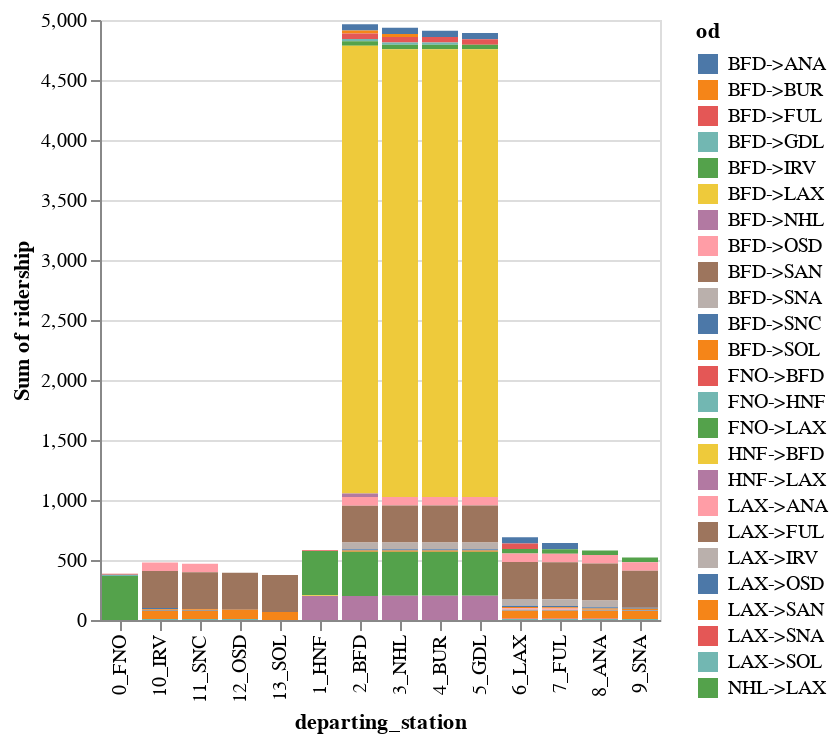

Notebook code for this chart:
### Code cell
alt.Chart(running_ridership(test_1a, sb_1a)).mark_bar().encode(
    x='departing_station',
    y='sum(ridership)',
    color='od'
)

### Figure 1 — Vega-Lite specification as saved in the notebook (floating-point values rounded to 4 significant figures)
{"config": {"view": {"continuousWidth": 300, "continuousHeight": 300}}, "data": {"name": "data-ce20adc633e2dcd345a0e0d8eefb3489"}, "mark": {"type": "bar"}, "encoding": {"color": {"field": "od", "type": "nominal"}, "x": {"field": "departing_station", "type": "nominal"}, "y": {"aggregate": "sum", "field": "ridership", "type": "quantitative"}}, "$schema": "https://vega.github.io/schema/vega-lite/v5.20.1.json", "datasets": {"data-ce20adc633e2dcd345a0e0d8eefb3489": [{"ca_bus_route": "Rt 1A", "orig": "FNO", "dest": "BFD", "trip_month": 4, "trip_year": 2025, "ridership": 8, "revenue": 55.71, "od": "FNO->BFD", "direction": "sb", "orig_seq": 0, "dest_seq": 2, "departing_station": "0_FNO"}, {"ca_bus_route": "Rt 1A", "orig": "FNO", "dest": "HNF", "trip_month": 4, "trip_year": 2025, "ridership": 11, "revenue": 67.3, "od": "FNO->HNF", "direction": "sb", "orig_seq": 0, "dest_seq": 1, "departing_station": "0_FNO"}, {"ca_bus_route": "Rt 1A", "orig": "FNO", "dest": "LAX", "trip_month": 4, "trip_year": 2025, "ridership": 367, "revenue": 4779.0, "od": "FNO->LAX", "direction": "sb", "orig_seq": 0, "dest_seq": 6, "departing_station": "0_FNO"}, {"ca_bus_route": "Rt 1A", "orig": "FNO", "dest": "BFD", "trip_month": 4, "trip_year": 2025, "ridership": 8, "revenue": 55.71, "od": "FNO->BFD", "direction": "sb", "orig_seq": 0, "dest_seq": 2, "departing_station": "1_HNF"}, {"ca_bus_route": "Rt 1A", "orig": "FNO", "dest": "LAX", "trip_month": 4, "trip_year": 2025, "ridership": 367, "revenue": 4779.0, "od": "FNO->LAX", "direction": "sb", "orig_seq": 0, "dest_seq": 6, "departing_station": "1_HNF"}, {"ca_bus_route": "Rt 1A", "orig": "HNF", "dest": "BFD", "trip_month": 4, "trip_year": 2025, "ridership": 6, "revenue": 40.0, "od": "HNF->BFD", "direction": "sb", "orig_seq": 1, "dest_seq": 2, "departing_station": "1_HNF"}, {"ca_bus_route": "Rt 1A", "orig": "HNF", "dest": "LAX", "trip_month": 4, "trip_year": 2025, "ridership": 201, "revenue": 2176.0, "od": "HNF->LAX", "direction": "sb", "orig_seq": 1, "dest_seq": 6, "departing_station": "1_HNF"}, {"ca_bus_route": "Rt 1A", "orig": "BFD", "dest": "ANA", "trip_month": 4, "trip_year": 2025, "ridership": 52, "revenue": 971.8, "od": "BFD->ANA", "direction": "sb", "orig_seq": 2, "dest_seq": 8, "departing_station": "2_BFD"}, {"ca_bus_route": "Rt 1A", "orig": "BFD", "dest": "BUR", "trip_month": 4, "trip_year": 2025, "ridership": 25, "revenue": 344.1, "od": "BFD->BUR", "direction": "sb", "orig_seq": 2, "dest_seq": 4, "departing_station": "2_BFD"}, {"ca_bus_route": "Rt 1A", "orig": "BFD", "dest": "FUL", "trip_month": 4, "trip_year": 2025, "ridership": 46, "revenue": 895.0, "od": "BFD->FUL", "direction": "sb", "orig_seq": 2, "dest_seq": 7, "departing_station": "2_BFD"}, {"ca_bus_route": "Rt 1A", "orig": "BFD", "dest": "GDL", "trip_month": 4, "trip_year": 2025, "ridership": 19, "revenue": 298.5, "od": "BFD->GDL", "direction": "sb", "orig_seq": 2, "dest_seq": 5, "departing_station": "2_BFD"}, {"ca_bus_route": "Rt 1A", "orig": "BFD", "dest": "IRV", "trip_month": 4, "trip_year": 2025, "ridership": 38, "revenue": 779.9, "od": "BFD->IRV", "direction": "sb", "orig_seq": 2, "dest_seq": 10, "departing_station": "2_BFD"}, {"ca_bus_route": "Rt 1A", "orig": "BFD", "dest": "LAX", "trip_month": 4, "trip_year": 2025, "ridership": 3731, "revenue": 59210.0, "od": "BFD->LAX", "direction": "sb", "orig_seq": 2, "dest_seq": 6, "departing_station": "2_BFD"}, {"ca_bus_route": "Rt 1A", "orig": "BFD", "dest": "NHL", "trip_month": 4, "trip_year": 2025, "ridership": 30, "revenue": 347.4, "od": "BFD->NHL", "direction": "sb", "orig_seq": 2, "dest_seq": 3, "departing_station": "2_BFD"}, {"ca_bus_route": "Rt 1A", "orig": "BFD", "dest": "OSD", "trip_month": 4, "trip_year": 2025, "ridership": 71, "revenue": 1877.0, "od": "BFD->OSD", "direction": "sb", "orig_seq": 2, "dest_seq": 12, "departing_station": "2_BFD"}, {"ca_bus_route": "Rt 1A", "orig": "BFD", "dest": "SAN", "trip_month": 4, "trip_year": 2025, "ridership": 308, "revenue": 9334.0, "od": "BFD->SAN", "direction": "sb", "orig_seq": 2, "dest_seq": 14, "departing_station": "2_BFD"}, {"ca_bus_route": "Rt 1A", "orig": "BFD", "dest": "SNA", "trip_month": 4, "trip_year": 2025, "ridership": 56, "revenue": 1080.0, "od": "BFD->SNA", "direction": "sb", "orig_seq": 2, "dest_seq": 9, "departing_station": "2_BFD"}, {"ca_bus_route": "Rt 1A", "orig": "BFD", "dest": "SNC", "trip_month": 4, "trip_year": 2025, "ridership": 10, "revenue": 227.0, "od": "BFD->SNC", "direction": "sb", "orig_seq": 2, "dest_seq": 11, "departing_station": "2_BFD"}, {"ca_bus_route": "Rt 1A", "orig": "BFD", "dest": "SOL", "trip_month": 4, "trip_year": 2025, "ridership": 11, "revenue": 322.9, "od": "BFD->SOL", "direction": "sb", "orig_seq": 2, "dest_seq": 13, "departing_station": "2_BFD"}, {"ca_bus_route": "Rt 1A", "orig": "FNO", "dest": "LAX", "trip_month": 4, "trip_year": 2025, "ridership": 367, "revenue": 4779.0, "od": "FNO->LAX", "direction": "sb", "orig_seq": 0, "dest_seq": 6, "departing_station": "2_BFD"}, {"ca_bus_route": "Rt 1A", "orig": "HNF", "dest": "LAX", "trip_month": 4, "trip_year": 2025, "ridership": 201, "revenue": 2176.0, "od": "HNF->LAX", "direction": "sb", "orig_seq": 1, "dest_seq": 6, "departing_station": "2_BFD"}, {"ca_bus_route": "Rt 1A", "orig": "BFD", "dest": "ANA", "trip_month": 4, "trip_year": 2025, "ridership": 52, "revenue": 971.8, "od": "BFD->ANA", "direction": "sb", "orig_seq": 2, "dest_seq": 8, "departing_station": "3_NHL"}, {"ca_bus_route": "Rt 1A", "orig": "BFD", "dest": "BUR", "trip_month": 4, "trip_year": 2025, "ridership": 25, "revenue": 344.1, "od": "BFD->BUR", "direction": "sb", "orig_seq": 2, "dest_seq": 4, "departing_station": "3_NHL"}, {"ca_bus_route": "Rt 1A", "orig": "BFD", "dest": "FUL", "trip_month": 4, "trip_year": 2025, "ridership": 46, "revenue": 895.0, "od": "BFD->FUL", "direction": "sb", "orig_seq": 2, "dest_seq": 7, "departing_station": "3_NHL"}, {"ca_bus_route": "Rt 1A", "orig": "BFD", "dest": "GDL", "trip_month": 4, "trip_year": 2025, "ridership": 19, "revenue": 298.5, "od": "BFD->GDL", "direction": "sb", "orig_seq": 2, "dest_seq": 5, "departing_station": "3_NHL"}, {"ca_bus_route": "Rt 1A", "orig": "BFD", "dest": "IRV", "trip_month": 4, "trip_year": 2025, "ridership": 38, "revenue": 779.9, "od": "BFD->IRV", "direction": "sb", "orig_seq": 2, "dest_seq": 10, "departing_station": "3_NHL"}, {"ca_bus_route": "Rt 1A", "orig": "BFD", "dest": "LAX", "trip_month": 4, "trip_year": 2025, "ridership": 3731, "revenue": 59210.0, "od": "BFD->LAX", "direction": "sb", "orig_seq": 2, "dest_seq": 6, "departing_station": "3_NHL"}, {"ca_bus_route": "Rt 1A", "orig": "BFD", "dest": "OSD", "trip_month": 4, "trip_year": 2025, "ridership": 71, "revenue": 1877.0, "od": "BFD->OSD", "direction": "sb", "orig_seq": 2, "dest_seq": 12, "departing_station": "3_NHL"}, {"ca_bus_route": "Rt 1A", "orig": "BFD", "dest": "SAN", "trip_month": 4, "trip_year": 2025, "ridership": 308, "revenue": 9334.0, "od": "BFD->SAN", "direction": "sb", "orig_seq": 2, "dest_seq": 14, "departing_station": "3_NHL"}, {"ca_bus_route": "Rt 1A", "orig": "BFD", "dest": "SNA", "trip_month": 4, "trip_year": 2025, "ridership": 56, "revenue": 1080.0, "od": "BFD->SNA", "direction": "sb", "orig_seq": 2, "dest_seq": 9, "departing_station": "3_NHL"}, {"ca_bus_route": "Rt 1A", "orig": "BFD", "dest": "SNC", "trip_month": 4, "trip_year": 2025, "ridership": 10, "revenue": 227.0, "od": "BFD->SNC", "direction": "sb", "orig_seq": 2, "dest_seq": 11, "departing_station": "3_NHL"}, {"ca_bus_route": "Rt 1A", "orig": "BFD", "dest": "SOL", "trip_month": 4, "trip_year": 2025, "ridership": 11, "revenue": 322.9, "od": "BFD->SOL", "direction": "sb", "orig_seq": 2, "dest_seq": 13, "departing_station": "3_NHL"}, {"ca_bus_route": "Rt 1A", "orig": "FNO", "dest": "LAX", "trip_month": 4, "trip_year": 2025, "ridership": 367, "revenue": 4779.0, "od": "FNO->LAX", "direction": "sb", "orig_seq": 0, "dest_seq": 6, "departing_station": "3_NHL"}, {"ca_bus_route": "Rt 1A", "orig": "HNF", "dest": "LAX", "trip_month": 4, "trip_year": 2025, "ridership": 201, "revenue": 2176.0, "od": "HNF->LAX", "direction": "sb", "orig_seq": 1, "dest_seq": 6, "departing_station": "3_NHL"}, {"ca_bus_route": "Rt 1A", "orig": "NHL", "dest": "LAX", "trip_month": 4, "trip_year": 2025, "ridership": 1, "revenue": 0.0, "od": "NHL->LAX", "direction": "sb", "orig_seq": 3, "dest_seq": 6, "departing_station": "3_NHL"}, {"ca_bus_route": "Rt 1A", "orig": "BFD", "dest": "ANA", "trip_month": 4, "trip_year": 2025, "ridership": 52, "revenue": 971.8, "od": "BFD->ANA", "direction": "sb", "orig_seq": 2, "dest_seq": 8, "departing_station": "4_BUR"}, {"ca_bus_route": "Rt 1A", "orig": "BFD", "dest": "FUL", "trip_month": 4, "trip_year": 2025, "ridership": 46, "revenue": 895.0, "od": "BFD->FUL", "direction": "sb", "orig_seq": 2, "dest_seq": 7, "departing_station": "4_BUR"}, {"ca_bus_route": "Rt 1A", "orig": "BFD", "dest": "GDL", "trip_month": 4, "trip_year": 2025, "ridership": 19, "revenue": 298.5, "od": "BFD->GDL", "direction": "sb", "orig_seq": 2, "dest_seq": 5, "departing_station": "4_BUR"}, {"ca_bus_route": "Rt 1A", "orig": "BFD", "dest": "IRV", "trip_month": 4, "trip_year": 2025, "ridership": 38, "revenue": 779.9, "od": "BFD->IRV", "direction": "sb", "orig_seq": 2, "dest_seq": 10, "departing_station": "4_BUR"}, {"ca_bus_route": "Rt 1A", "orig": "BFD", "dest": "LAX", "trip_month": 4, "trip_year": 2025, "ridership": 3731, "revenue": 59210.0, "od": "BFD->LAX", "direction": "sb", "orig_seq": 2, "dest_seq": 6, "departing_station": "4_BUR"}, {"ca_bus_route": "Rt 1A", "orig": "BFD", "dest": "OSD", "trip_month": 4, "trip_year": 2025, "ridership": 71, "revenue": 1877.0, "od": "BFD->OSD", "direction": "sb", "orig_seq": 2, "dest_seq": 12, "departing_station": "4_BUR"}, {"ca_bus_route": "Rt 1A", "orig": "BFD", "dest": "SAN", "trip_month": 4, "trip_year": 2025, "ridership": 308, "revenue": 9334.0, "od": "BFD->SAN", "direction": "sb", "orig_seq": 2, "dest_seq": 14, "departing_station": "4_BUR"}, {"ca_bus_route": "Rt 1A", "orig": "BFD", "dest": "SNA", "trip_month": 4, "trip_year": 2025, "ridership": 56, "revenue": 1080.0, "od": "BFD->SNA", "direction": "sb", "orig_seq": 2, "dest_seq": 9, "departing_station": "4_BUR"}, {"ca_bus_route": "Rt 1A", "orig": "BFD", "dest": "SNC", "trip_month": 4, "trip_year": 2025, "ridership": 10, "revenue": 227.0, "od": "BFD->SNC", "direction": "sb", "orig_seq": 2, "dest_seq": 11, "departing_station": "4_BUR"}, {"ca_bus_route": "Rt 1A", "orig": "BFD", "dest": "SOL", "trip_month": 4, "trip_year": 2025, "ridership": 11, "revenue": 322.9, "od": "BFD->SOL", "direction": "sb", "orig_seq": 2, "dest_seq": 13, "departing_station": "4_BUR"}, {"ca_bus_route": "Rt 1A", "orig": "FNO", "dest": "LAX", "trip_month": 4, "trip_year": 2025, "ridership": 367, "revenue": 4779.0, "od": "FNO->LAX", "direction": "sb", "orig_seq": 0, "dest_seq": 6, "departing_station": "4_BUR"}, {"ca_bus_route": "Rt 1A", "orig": "HNF", "dest": "LAX", "trip_month": 4, "trip_year": 2025, "ridership": 201, "revenue": 2176.0, "od": "HNF->LAX", "direction": "sb", "orig_seq": 1, "dest_seq": 6, "departing_station": "4_BUR"}, {"ca_bus_route": "Rt 1A", "orig": "NHL", "dest": "LAX", "trip_month": 4, "trip_year": 2025, "ridership": 1, "revenue": 0.0, "od": "NHL->LAX", "direction": "sb", "orig_seq": 3, "dest_seq": 6, "departing_station": "4_BUR"}, {"ca_bus_route": "Rt 1A", "orig": "BFD", "dest": "ANA", "trip_month": 4, "trip_year": 2025, "ridership": 52, "revenue": 971.8, "od": "BFD->ANA", "direction": "sb", "orig_seq": 2, "dest_seq": 8, "departing_station": "5_GDL"}, {"ca_bus_route": "Rt 1A", "orig": "BFD", "dest": "FUL", "trip_month": 4, "trip_year": 2025, "ridership": 46, "revenue": 895.0, "od": "BFD->FUL", "direction": "sb", "orig_seq": 2, "dest_seq": 7, "departing_station": "5_GDL"}, {"ca_bus_route": "Rt 1A", "orig": "BFD", "dest": "IRV", "trip_month": 4, "trip_year": 2025, "ridership": 38, "revenue": 779.9, "od": "BFD->IRV", "direction": "sb", "orig_seq": 2, "dest_seq": 10, "departing_station": "5_GDL"}, {"ca_bus_route": "Rt 1A", "orig": "BFD", "dest": "LAX", "trip_month": 4, "trip_year": 2025, "ridership": 3731, "revenue": 59210.0, "od": "BFD->LAX", "direction": "sb", "orig_seq": 2, "dest_seq": 6, "departing_station": "5_GDL"}, {"ca_bus_route": "Rt 1A", "orig": "BFD", "dest": "OSD", "trip_month": 4, "trip_year": 2025, "ridership": 71, "revenue": 1877.0, "od": "BFD->OSD", "direction": "sb", "orig_seq": 2, "dest_seq": 12, "departing_station": "5_GDL"}, {"ca_bus_route": "Rt 1A", "orig": "BFD", "dest": "SAN", "trip_month": 4, "trip_year": 2025, "ridership": 308, "revenue": 9334.0, "od": "BFD->SAN", "direction": "sb", "orig_seq": 2, "dest_seq": 14, "departing_station": "5_GDL"}, {"ca_bus_route": "Rt 1A", "orig": "BFD", "dest": "SNA", "trip_month": 4, "trip_year": 2025, "ridership": 56, "revenue": 1080.0, "od": "BFD->SNA", "direction": "sb", "orig_seq": 2, "dest_seq": 9, "departing_station": "5_GDL"}, {"ca_bus_route": "Rt 1A", "orig": "BFD", "dest": "SNC", "trip_month": 4, "trip_year": 2025, "ridership": 10, "revenue": 227.0, "od": "BFD->SNC", "direction": "sb", "orig_seq": 2, "dest_seq": 11, "departing_station": "5_GDL"}, {"ca_bus_route": "Rt 1A", "orig": "BFD", "dest": "SOL", "trip_month": 4, "trip_year": 2025, "ridership": 11, "revenue": 322.9, "od": "BFD->SOL", "direction": "sb", "orig_seq": 2, "dest_seq": 13, "departing_station": "5_GDL"}, {"ca_bus_route": "Rt 1A", "orig": "FNO", "dest": "LAX", "trip_month": 4, "trip_year": 2025, "ridership": 367, "revenue": 4779.0, "od": "FNO->LAX", "direction": "sb", "orig_seq": 0, "dest_seq": 6, "departing_station": "5_GDL"}, {"ca_bus_route": "Rt 1A", "orig": "HNF", "dest": "LAX", "trip_month": 4, "trip_year": 2025, "ridership": 201, "revenue": 2176.0, "od": "HNF->LAX", "direction": "sb", "orig_seq": 1, "dest_seq": 6, "departing_station": "5_GDL"}, {"ca_bus_route": "Rt 1A", "orig": "NHL", "dest": "LAX", "trip_month": 4, "trip_year": 2025, "ridership": 1, "revenue": 0.0, "od": "NHL->LAX", "direction": "sb", "orig_seq": 3, "dest_seq": 6, "departing_station": "5_GDL"}, {"ca_bus_route": "Rt 1A", "orig": "BFD", "dest": "ANA", "trip_month": 4, "trip_year": 2025, "ridership": 52, "revenue": 971.8, "od": "BFD->ANA", "direction": "sb", "orig_seq": 2, "dest_seq": 8, "departing_station": "6_LAX"}, {"ca_bus_route": "Rt 1A", "orig": "BFD", "dest": "FUL", "trip_month": 4, "trip_year": 2025, "ridership": 46, "revenue": 895.0, "od": "BFD->FUL", "direction": "sb", "orig_seq": 2, "dest_seq": 7, "departing_station": "6_LAX"}, {"ca_bus_route": "Rt 1A", "orig": "BFD", "dest": "IRV", "trip_month": 4, "trip_year": 2025, "ridership": 38, "revenue": 779.9, "od": "BFD->IRV", "direction": "sb", "orig_seq": 2, "dest_seq": 10, "departing_station": "6_LAX"}, {"ca_bus_route": "Rt 1A", "orig": "BFD", "dest": "OSD", "trip_month": 4, "trip_year": 2025, "ridership": 71, "revenue": 1877.0, "od": "BFD->OSD", "direction": "sb", "orig_seq": 2, "dest_seq": 12, "departing_station": "6_LAX"}, {"ca_bus_route": "Rt 1A", "orig": "BFD", "dest": "SAN", "trip_month": 4, "trip_year": 2025, "ridership": 308, "revenue": 9334.0, "od": "BFD->SAN", "direction": "sb", "orig_seq": 2, "dest_seq": 14, "departing_station": "6_LAX"}, {"ca_bus_route": "Rt 1A", "orig": "BFD", "dest": "SNA", "trip_month": 4, "trip_year": 2025, "ridership": 56, "revenue": 1080.0, "od": "BFD->SNA", "direction": "sb", "orig_seq": 2, "dest_seq": 9, "departing_station": "6_LAX"}, {"ca_bus_route": "Rt 1A", "orig": "BFD", "dest": "SNC", "trip_month": 4, "trip_year": 2025, "ridership": 10, "revenue": 227.0, "od": "BFD->SNC", "direction": "sb", "orig_seq": 2, "dest_seq": 11, "departing_station": "6_LAX"}, {"ca_bus_route": "Rt 1A", "orig": "BFD", "dest": "SOL", "trip_month": 4, "trip_year": 2025, "ridership": 11, "revenue": 322.9, "od": "BFD->SOL", "direction": "sb", "orig_seq": 2, "dest_seq": 13, "departing_station": "6_LAX"}, {"ca_bus_route": "Rt 1A", "orig": "LAX", "dest": "ANA", "trip_month": 4, "trip_year": 2025, "ridership": 11, "revenue": 88.0, "od": "LAX->ANA", "direction": "sb", "orig_seq": 6, "dest_seq": 8, "departing_station": "6_LAX"}, {"ca_bus_route": "Rt 1A", "orig": "LAX", "dest": "FUL", "trip_month": 4, "trip_year": 2025, "ridership": 2, "revenue": 29.0, "od": "LAX->FUL", "direction": "sb", "orig_seq": 6, "dest_seq": 7, "departing_station": "6_LAX"}, {"ca_bus_route": "Rt 1A", "orig": "LAX", "dest": "IRV", "trip_month": 4, "trip_year": 2025, "ridership": 3, "revenue": 15.0, "od": "LAX->IRV", "direction": "sb", "orig_seq": 6, "dest_seq": 10, "departing_station": "6_LAX"}, {"ca_bus_route": "Rt 1A", "orig": "LAX", "dest": "OSD", "trip_month": 4, "trip_year": 2025, "ridership": 4, "revenue": 43.35, "od": "LAX->OSD", "direction": "sb", "orig_seq": 6, "dest_seq": 12, "departing_station": "6_LAX"}, {"ca_bus_route": "Rt 1A", "orig": "LAX", "dest": "SAN", "trip_month": 4, "trip_year": 2025, "ridership": 66, "revenue": 1179.0, "od": "LAX->SAN", "direction": "sb", "orig_seq": 6, "dest_seq": 14, "departing_station": "6_LAX"}, {"ca_bus_route": "Rt 1A", "orig": "LAX", "dest": "SNA", "trip_month": 4, "trip_year": 2025, "ridership": 3, "revenue": 16.0, "od": "LAX->SNA", "direction": "sb", "orig_seq": 6, "dest_seq": 9, "departing_station": "6_LAX"}, {"ca_bus_route": "Rt 1A", "orig": "LAX", "dest": "SOL", "trip_month": 4, "trip_year": 2025, "ridership": 9, "revenue": 163.7, "od": "LAX->SOL", "direction": "sb", "orig_seq": 6, "dest_seq": 13, "departing_station": "6_LAX"}, {"ca_bus_route": "Rt 1A", "orig": "BFD", "dest": "ANA", "trip_month": 4, "trip_year": 2025, "ridership": 52, "revenue": 971.8, "od": "BFD->ANA", "direction": "sb", "orig_seq": 2, "dest_seq": 8, "departing_station": "7_FUL"}, {"ca_bus_route": "Rt 1A", "orig": "BFD", "dest": "IRV", "trip_month": 4, "trip_year": 2025, "ridership": 38, "revenue": 779.9, "od": "BFD->IRV", "direction": "sb", "orig_seq": 2, "dest_seq": 10, "departing_station": "7_FUL"}, {"ca_bus_route": "Rt 1A", "orig": "BFD", "dest": "OSD", "trip_month": 4, "trip_year": 2025, "ridership": 71, "revenue": 1877.0, "od": "BFD->OSD", "direction": "sb", "orig_seq": 2, "dest_seq": 12, "departing_station": "7_FUL"}, {"ca_bus_route": "Rt 1A", "orig": "BFD", "dest": "SAN", "trip_month": 4, "trip_year": 2025, "ridership": 308, "revenue": 9334.0, "od": "BFD->SAN", "direction": "sb", "orig_seq": 2, "dest_seq": 14, "departing_station": "7_FUL"}, {"ca_bus_route": "Rt 1A", "orig": "BFD", "dest": "SNA", "trip_month": 4, "trip_year": 2025, "ridership": 56, "revenue": 1080.0, "od": "BFD->SNA", "direction": "sb", "orig_seq": 2, "dest_seq": 9, "departing_station": "7_FUL"}, {"ca_bus_route": "Rt 1A", "orig": "BFD", "dest": "SNC", "trip_month": 4, "trip_year": 2025, "ridership": 10, "revenue": 227.0, "od": "BFD->SNC", "direction": "sb", "orig_seq": 2, "dest_seq": 11, "departing_station": "7_FUL"}, {"ca_bus_route": "Rt 1A", "orig": "BFD", "dest": "SOL", "trip_month": 4, "trip_year": 2025, "ridership": 11, "revenue": 322.9, "od": "BFD->SOL", "direction": "sb", "orig_seq": 2, "dest_seq": 13, "departing_station": "7_FUL"}, {"ca_bus_route": "Rt 1A", "orig": "LAX", "dest": "ANA", "trip_month": 4, "trip_year": 2025, "ridership": 11, "revenue": 88.0, "od": "LAX->ANA", "direction": "sb", "orig_seq": 6, "dest_seq": 8, "departing_station": "7_FUL"}, {"ca_bus_route": "Rt 1A", "orig": "LAX", "dest": "IRV", "trip_month": 4, "trip_year": 2025, "ridership": 3, "revenue": 15.0, "od": "LAX->IRV", "direction": "sb", "orig_seq": 6, "dest_seq": 10, "departing_station": "7_FUL"}, {"ca_bus_route": "Rt 1A", "orig": "LAX", "dest": "OSD", "trip_month": 4, "trip_year": 2025, "ridership": 4, "revenue": 43.35, "od": "LAX->OSD", "direction": "sb", "orig_seq": 6, "dest_seq": 12, "departing_station": "7_FUL"}, {"ca_bus_route": "Rt 1A", "orig": "LAX", "dest": "SAN", "trip_month": 4, "trip_year": 2025, "ridership": 66, "revenue": 1179.0, "od": "LAX->SAN", "direction": "sb", "orig_seq": 6, "dest_seq": 14, "departing_station": "7_FUL"}, {"ca_bus_route": "Rt 1A", "orig": "LAX", "dest": "SNA", "trip_month": 4, "trip_year": 2025, "ridership": 3, "revenue": 16.0, "od": "LAX->SNA", "direction": "sb", "orig_seq": 6, "dest_seq": 9, "departing_station": "7_FUL"}, {"ca_bus_route": "Rt 1A", "orig": "LAX", "dest": "SOL", "trip_month": 4, "trip_year": 2025, "ridership": 9, "revenue": 163.7, "od": "LAX->SOL", "direction": "sb", "orig_seq": 6, "dest_seq": 13, "departing_station": "7_FUL"}, {"ca_bus_route": "Rt 1A", "orig": "BFD", "dest": "IRV", "trip_month": 4, "trip_year": 2025, "ridership": 38, "revenue": 779.9, "od": "BFD->IRV", "direction": "sb", "orig_seq": 2, "dest_seq": 10, "departing_station": "8_ANA"}, {"ca_bus_route": "Rt 1A", "orig": "BFD", "dest": "OSD", "trip_month": 4, "trip_year": 2025, "ridership": 71, "revenue": 1877.0, "od": "BFD->OSD", "direction": "sb", "orig_seq": 2, "dest_seq": 12, "departing_station": "8_ANA"}, {"ca_bus_route": "Rt 1A", "orig": "BFD", "dest": "SAN", "trip_month": 4, "trip_year": 2025, "ridership": 308, "revenue": 9334.0, "od": "BFD->SAN", "direction": "sb", "orig_seq": 2, "dest_seq": 14, "departing_station": "8_ANA"}, {"ca_bus_route": "Rt 1A", "orig": "BFD", "dest": "SNA", "trip_month": 4, "trip_year": 2025, "ridership": 56, "revenue": 1080.0, "od": "BFD->SNA", "direction": "sb", "orig_seq": 2, "dest_seq": 9, "departing_station": "8_ANA"}, {"ca_bus_route": "Rt 1A", "orig": "BFD", "dest": "SNC", "trip_month": 4, "trip_year": 2025, "ridership": 10, "revenue": 227.0, "od": "BFD->SNC", "direction": "sb", "orig_seq": 2, "dest_seq": 11, "departing_station": "8_ANA"}, {"ca_bus_route": "Rt 1A", "orig": "BFD", "dest": "SOL", "trip_month": 4, "trip_year": 2025, "ridership": 11, "revenue": 322.9, "od": "BFD->SOL", "direction": "sb", "orig_seq": 2, "dest_seq": 13, "departing_station": "8_ANA"}, {"ca_bus_route": "Rt 1A", "orig": "LAX", "dest": "IRV", "trip_month": 4, "trip_year": 2025, "ridership": 3, "revenue": 15.0, "od": "LAX->IRV", "direction": "sb", "orig_seq": 6, "dest_seq": 10, "departing_station": "8_ANA"}, {"ca_bus_route": "Rt 1A", "orig": "LAX", "dest": "OSD", "trip_month": 4, "trip_year": 2025, "ridership": 4, "revenue": 43.35, "od": "LAX->OSD", "direction": "sb", "orig_seq": 6, "dest_seq": 12, "departing_station": "8_ANA"}, {"ca_bus_route": "Rt 1A", "orig": "LAX", "dest": "SAN", "trip_month": 4, "trip_year": 2025, "ridership": 66, "revenue": 1179.0, "od": "LAX->SAN", "direction": "sb", "orig_seq": 6, "dest_seq": 14, "departing_station": "8_ANA"}, {"ca_bus_route": "Rt 1A", "orig": "LAX", "dest": "SNA", "trip_month": 4, "trip_year": 2025, "ridership": 3, "revenue": 16.0, "od": "LAX->SNA", "direction": "sb", "orig_seq": 6, "dest_seq": 9, "departing_station": "8_ANA"}, {"ca_bus_route": "Rt 1A", "orig": "LAX", "dest": "SOL", "trip_month": 4, "trip_year": 2025, "ridership": 9, "revenue": 163.7, "od": "LAX->SOL", "direction": "sb", "orig_seq": 6, "dest_seq": 13, "departing_station": "8_ANA"}, {"ca_bus_route": "Rt 1A", "orig": "BFD", "dest": "IRV", "trip_month": 4, "trip_year": 2025, "ridership": 38, "revenue": 779.9, "od": "BFD->IRV", "direction": "sb", "orig_seq": 2, "dest_seq": 10, "departing_station": "9_SNA"}, {"ca_bus_route": "Rt 1A", "orig": "BFD", "dest": "OSD", "trip_month": 4, "trip_year": 2025, "ridership": 71, "revenue": 1877.0, "od": "BFD->OSD", "direction": "sb", "orig_seq": 2, "dest_seq": 12, "departing_station": "9_SNA"}, {"ca_bus_route": "Rt 1A", "orig": "BFD", "dest": "SAN", "trip_month": 4, "trip_year": 2025, "ridership": 308, "revenue": 9334.0, "od": "BFD->SAN", "direction": "sb", "orig_seq": 2, "dest_seq": 14, "departing_station": "9_SNA"}, {"ca_bus_route": "Rt 1A", "orig": "BFD", "dest": "SNC", "trip_month": 4, "trip_year": 2025, "ridership": 10, "revenue": 227.0, "od": "BFD->SNC", "direction": "sb", "orig_seq": 2, "dest_seq": 11, "departing_station": "9_SNA"}, {"ca_bus_route": "Rt 1A", "orig": "BFD", "dest": "SOL", "trip_month": 4, "trip_year": 2025, "ridership": 11, "revenue": 322.9, "od": "BFD->SOL", "direction": "sb", "orig_seq": 2, "dest_seq": 13, "departing_station": "9_SNA"}, {"ca_bus_route": "Rt 1A", "orig": "LAX", "dest": "IRV", "trip_month": 4, "trip_year": 2025, "ridership": 3, "revenue": 15.0, "od": "LAX->IRV", "direction": "sb", "orig_seq": 6, "dest_seq": 10, "departing_station": "9_SNA"}, {"ca_bus_route": "Rt 1A", "orig": "LAX", "dest": "OSD", "trip_month": 4, "trip_year": 2025, "ridership": 4, "revenue": 43.35, "od": "LAX->OSD", "direction": "sb", "orig_seq": 6, "dest_seq": 12, "departing_station": "9_SNA"}, {"ca_bus_route": "Rt 1A", "orig": "LAX", "dest": "SAN", "trip_month": 4, "trip_year": 2025, "ridership": 66, "revenue": 1179.0, "od": "LAX->SAN", "direction": "sb", "orig_seq": 6, "dest_seq": 14, "departing_station": "9_SNA"}, {"ca_bus_route": "Rt 1A", "orig": "LAX", "dest": "SOL", "trip_month": 4, "trip_year": 2025, "ridership": 9, "revenue": 163.7, "od": "LAX->SOL", "direction": "sb", "orig_seq": 6, "dest_seq": 13, "departing_station": "9_SNA"}, {"ca_bus_route": "Rt 1A", "orig": "BFD", "dest": "OSD", "trip_month": 4, "trip_year": 2025, "ridership": 71, "revenue": 1877.0, "od": "BFD->OSD", "direction": "sb", "orig_seq": 2, "dest_seq": 12, "departing_station": "10_IRV"}, {"ca_bus_route": "Rt 1A", "orig": "BFD", "dest": "SAN", "trip_month": 4, "trip_year": 2025, "ridership": 308, "revenue": 9334.0, "od": "BFD->SAN", "direction": "sb", "orig_seq": 2, "dest_seq": 14, "departing_station": "10_IRV"}, {"ca_bus_route": "Rt 1A", "orig": "BFD", "dest": "SNC", "trip_month": 4, "trip_year": 2025, "ridership": 10, "revenue": 227.0, "od": "BFD->SNC", "direction": "sb", "orig_seq": 2, "dest_seq": 11, "departing_station": "10_IRV"}, {"ca_bus_route": "Rt 1A", "orig": "BFD", "dest": "SOL", "trip_month": 4, "trip_year": 2025, "ridership": 11, "revenue": 322.9, "od": "BFD->SOL", "direction": "sb", "orig_seq": 2, "dest_seq": 13, "departing_station": "10_IRV"}, {"ca_bus_route": "Rt 1A", "orig": "LAX", "dest": "OSD", "trip_month": 4, "trip_year": 2025, "ridership": 4, "revenue": 43.35, "od": "LAX->OSD", "direction": "sb", "orig_seq": 6, "dest_seq": 12, "departing_station": "10_IRV"}, {"ca_bus_route": "Rt 1A", "orig": "LAX", "dest": "SAN", "trip_month": 4, "trip_year": 2025, "ridership": 66, "revenue": 1179.0, "od": "LAX->SAN", "direction": "sb", "orig_seq": 6, "dest_seq": 14, "departing_station": "10_IRV"}, {"ca_bus_route": "Rt 1A", "orig": "LAX", "dest": "SOL", "trip_month": 4, "trip_year": 2025, "ridership": 9, "revenue": 163.7, "od": "LAX->SOL", "direction": "sb", "orig_seq": 6, "dest_seq": 13, "departing_station": "10_IRV"}, {"ca_bus_route": "Rt 1A", "orig": "BFD", "dest": "OSD", "trip_month": 4, "trip_year": 2025, "ridership": 71, "revenue": 1877.0, "od": "BFD->OSD", "direction": "sb", "orig_seq": 2, "dest_seq": 12, "departing_station": "11_SNC"}, {"ca_bus_route": "Rt 1A", "orig": "BFD", "dest": "SAN", "trip_month": 4, "trip_year": 2025, "ridership": 308, "revenue": 9334.0, "od": "BFD->SAN", "direction": "sb", "orig_seq": 2, "dest_seq": 14, "departing_station": "11_SNC"}, {"ca_bus_route": "Rt 1A", "orig": "BFD", "dest": "SOL", "trip_month": 4, "trip_year": 2025, "ridership": 11, "revenue": 322.9, "od": "BFD->SOL", "direction": "sb", "orig_seq": 2, "dest_seq": 13, "departing_station": "11_SNC"}, {"ca_bus_route": "Rt 1A", "orig": "LAX", "dest": "OSD", "trip_month": 4, "trip_year": 2025, "ridership": 4, "revenue": 43.35, "od": "LAX->OSD", "direction": "sb", "orig_seq": 6, "dest_seq": 12, "departing_station": "11_SNC"}, {"ca_bus_route": "Rt 1A", "orig": "LAX", "dest": "SAN", "trip_month": 4, "trip_year": 2025, "ridership": 66, "revenue": 1179.0, "od": "LAX->SAN", "direction": "sb", "orig_seq": 6, "dest_seq": 14, "departing_station": "11_SNC"}, {"ca_bus_route": "Rt 1A", "orig": "LAX", "dest": "SOL", "trip_month": 4, "trip_year": 2025, "ridership": 9, "revenue": 163.7, "od": "LAX->SOL", "direction": "sb", "orig_seq": 6, "dest_seq": 13, "departing_station": "11_SNC"}, {"ca_bus_route": "Rt 1A", "orig": "BFD", "dest": "SAN", "trip_month": 4, "trip_year": 2025, "ridership": 308, "revenue": 9334.0, "od": "BFD->SAN", "direction": "sb", "orig_seq": 2, "dest_seq": 14, "departing_station": "12_OSD"}, {"ca_bus_route": "Rt 1A", "orig": "BFD", "dest": "SOL", "trip_month": 4, "trip_year": 2025, "ridership": 11, "revenue": 322.9, "od": "BFD->SOL", "direction": "sb", "orig_seq": 2, "dest_seq": 13, "departing_station": "12_OSD"}, {"ca_bus_route": "Rt 1A", "orig": "LAX", "dest": "SAN", "trip_month": 4, "trip_year": 2025, "ridership": 66, "revenue": 1179.0, "od": "LAX->SAN", "direction": "sb", "orig_seq": 6, "dest_seq": 14, "departing_station": "12_OSD"}, {"ca_bus_route": "Rt 1A", "orig": "LAX", "dest": "SOL", "trip_month": 4, "trip_year": 2025, "ridership": 9, "revenue": 163.7, "od": "LAX->SOL", "direction": "sb", "orig_seq": 6, "dest_seq": 13, "departing_station": "12_OSD"}, {"ca_bus_route": "Rt 1A", "orig": "BFD", "dest": "SAN", "trip_month": 4, "trip_year": 2025, "ridership": 308, "revenue": 9334.0, "od": "BFD->SAN", "direction": "sb", "orig_seq": 2, "dest_seq": 14, "departing_station": "13_SOL"}, {"ca_bus_route": "Rt 1A", "orig": "LAX", "dest": "SAN", "trip_month": 4, "trip_year": 2025, "ridership": 66, "revenue": 1179.0, "od": "LAX->SAN", "direction": "sb", "orig_seq": 6, "dest_seq": 14, "departing_station": "13_SOL"}]}}
